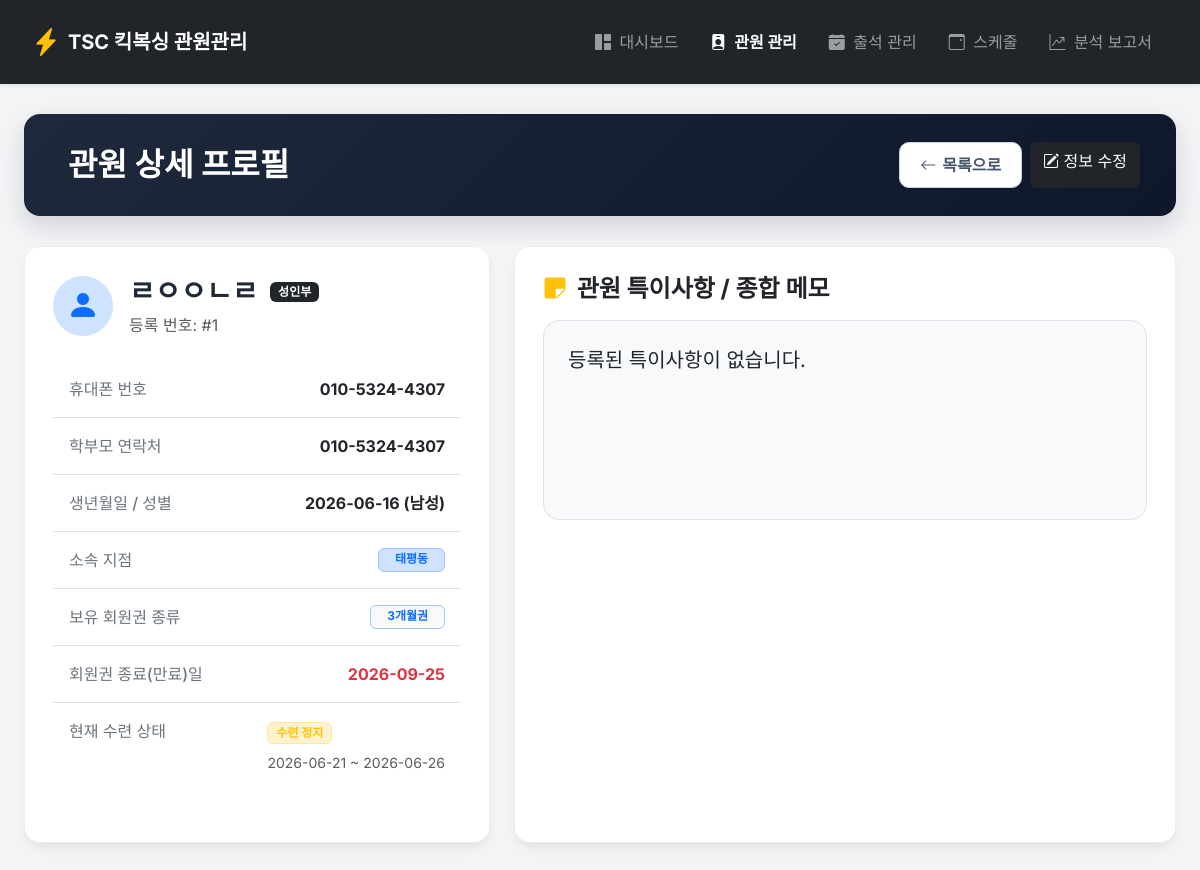
Screenshot of /members/1 with the database file from the repository.
### tables this page shows
CREATE TABLE members (
            id INTEGER PRIMARY KEY AUTOINCREMENT,
            name TEXT NOT NULL,
            phone TEXT,
            parent_phone TEXT,
            birth_date TEXT,
            gender TEXT,
            branch TEXT DEFAULT '태평동',
            registration_date TEXT NOT NULL,
            membership_type INTEGER NOT NULL,
            membership_start_date TEXT,
            expiry_date TEXT NOT NULL,
            status TEXT DEFAULT 'active',
            memo TEXT,
            created_at TIMESTAMP DEFAULT CURRENT_TIMESTAMP,
            updated_at TIMESTAMP DEFAULT CURRENT_TIMESTAMP
        , suspension_start_date TEXT, suspension_end_date TEXT);

### app.py (the view)
@app.route('/members/<int:member_id>')
def member_detail(member_id):
    member = get_member_by_id(member_id)
    if not member:
        return redirect(url_for('members'))
    attendance_records = get_attendance_records(member_id)
    today_date = datetime.now().strftime('%Y-%m-%d')
    return render_template('member_detail.html',
                           member=member,
                           attendance_records=attendance_records,
                           today_date=today_date)

### database.py (called while the page is built)
def get_db_connection():
    if USE_POSTGRES:
        return PostgresConnection(psycopg2.connect(DATABASE_URL, sslmode='require'))
    conn = sqlite3.connect(DATABASE_PATH)
    conn.row_factory = sqlite3.Row
    return conn

def get_member_by_id(member_id):
    conn = get_db_connection()
    cursor = conn.cursor()
    cursor.execute('''
        SELECT m.*,
               (SELECT COUNT(*) FROM attendance WHERE member_id = m.id) as total_attendance,
               (SELECT MAX(attendance_date) FROM attendance WHERE member_id = m.id) as last_attendance
        FROM members m WHERE m.id = ?
    ''', (member_id,))
    result = cursor.fetchone()
    conn.close()
    return result

def get_attendance_records(member_id):
    conn = get_db_connection()
    cursor = conn.cursor()
    cursor.execute('SELECT * FROM attendance WHERE member_id = ? ORDER BY attendance_date DESC LIMIT 50', (member_id,))
    result = cursor.fetchall()
    conn.close()
    return result

### templates/member_detail.html (shortened to what this page needs)
{% extends 'base.html' %}
{% block content %}
<div class="page-header d-flex justify-content-between align-items-center flex-wrap gap-3">
    <div>
        <h2 class="fw-bold m-0 d-flex align-items-center gap-2">
             관원 상세 프로필
        </h2>
    </div>
    <div class="d-flex gap-2">
        <a href="/members" class="btn btn-premium-outline"><i class="bi bi-arrow-left"></i> 목록으로</a>
        <a href="/members/{{ member.id }}/edit" class="btn btn-dark text-white"><i class="bi bi-pencil-square"></i> 정보 수정</a>
    </div>
</div>
<div class="row">
    <div class="col-lg-5 mb-4">
        <div class="premium-card h-100">
            <div class="d-flex align-items-center gap-3 mb-4">
                <div class="bg-primary-subtle text-primary rounded-circle d-flex align-items-center justify-content-center" style="width: 60px; height: 60px;">
                    <i class="bi bi-person-fill fs-2"></i>
                </div>
                <div>
                    <h3 class="fw-bold m-0 d-inline-block align-middle me-2">{{ member.name }}</h3>
                    <span id="detail_badge" class="badge bg-secondary fw-bold px-2.5 py-1.5 align-middle">성인부</span>
                    <p class="text-muted m-0 mt-1">등록 번호: #{{ member.id }}</p>
                </div>
            </div>
            <ul class="list-group list-group-flush">
                <li class="list-group-item d-flex justify-content-between py-3 bg-transparent">
                    <span class="text-secondary fw-medium">휴대폰 번호</span>
                    <span class="fw-bold text-dark">{{ member.phone }}</span>
                </li>
                <li class="list-group-item d-flex justify-content-between py-3 bg-transparent">
                    <span class="text-secondary fw-medium">학부모 연락처</span>
                    <span class="fw-bold text-dark">{{ member.parent_phone or '-' }}</span>
                </li>
                <li class="list-group-item d-flex justify-content-between py-3 bg-transparent">
                    <span class="text-secondary fw-medium">생년월일 / 성별</span>
                    <span class="fw-bold text-dark">{{ member.birth_date }} ({{ '남성' if member.gender == 'M' else '여성' }})</span>
                </li>
                <li class="list-group-item d-flex justify-content-between py-3 bg-transparent">
                    <span class="text-secondary fw-medium">소속 지점</span>
                    <span class="badge bg-primary-subtle text-primary border border-primary-subtle px-3 py-1.5 fw-bold">{{ member.branch or '태평동' }}</span>
                </li>
                <li class="list-group-item d-flex justify-content-between py-3 bg-transparent">
                    <span class="text-secondary fw-medium">보유 회원권 종류</span>
                    <span class="badge bg-light text-primary border border-primary-subtle px-3 py-1.5 fw-bold">{{ member.membership_type }}개월권</span>
                </li>
                <li class="list-group-item d-flex justify-content-between py-3 bg-transparent">
                    <span class="text-secondary fw-medium">회원권 종료(만료)일</span>
                    <span class="fw-bold text-danger">{{ member.expiry_date }}</span>
                </li>
                <li class="list-group-item d-flex justify-content-between py-3 bg-transparent">
                    <span class="text-secondary fw-medium">현재 수련 상태</span>
                    <span>
                        {% if member.status == 'active' %}
                        <span class="badge bg-success-subtle text-success border border-success-subtle px-2 py-1">정상 수련</span>
                        {% elif member.status == 'suspended' %}
                        <span class="badge bg-warning-subtle text-warning border border-warning-subtle px-2 py-1">수련 정지</span>
                        {% if member.suspension_start_date and member.suspension_end_date %}
                        <br><small class="text-muted d-block mt-2">{{ member.suspension_start_date }} ~ {{ member.suspension_end_date }}</small>
                        {% endif %}
                        {% else %}
                        <span class="badge bg-danger-subtle text-danger border border-danger-subtle px-2 py-1">기간 만료</span>
                        {% endif %}
                    </span>
                </li>
            </ul>
        </div>
    </div>
    <div class="col-lg-7 mb-4">
        <div class="premium-card h-100">
            <h4 class="fw-bold mb-3 text-dark"><i class="bi bi-sticky-fill text-warning me-1"></i> 관원 특이사항 / 종합 메모</h4>
            <div class="p-4 rounded-4 bg-light border min-height-box" style="min-height: 200px;">
                <p id="clean_memo" class="m-0 text-dark fs-5 style-pre" style="white-space: pre-wrap;" data-raw-memo="{{ member.memo or '' }}"></p>
            </div>
        </div>
    </div>
</div>
{% endblock %}

### templates/base.html (style rules this page uses)
body { background-color: #f3f4f6; font-family: 'Inter', 'Noto Sans KR', sans-serif; color: #1f2937; margin: 0; padding: 0; }
.page-header { background: linear-gradient(135deg, #1e293b 0%, #0f172a 100%); border-radius: 16px; padding: 28px 36px; color: #ffffff; box-shadow: 0 10px 25px rgba(15, 23, 42, 0.15); margin-bottom: 30px; }
.premium-card { background: #ffffff; border-radius: 16px; box-shadow: 0 4px 6px -1px rgba(0, 0, 0, 0.05), 0 10px 15px -3px rgba(0, 0, 0, 0.03); border: 1px solid rgba(229, 231, 235, 0.7); padding: 28px; margin-bottom: 25px; }
.btn-premium-outline { background-color: #ffffff; color: #475569; border: 1px solid #cbd5e1; padding: 10px 20px; border-radius: 10px; font-weight: 600; transition: all 0.2s; text-decoration: none; display: inline-flex; align-items: center; gap: 6px; }

### rows the page displays
members: name "ㄹㅇㅇㄴㄹ", id "1", phone "010-5324-4307", parent_phone "010-5324-4307", birth_date "2026-06-16", gender "남성", branch "태평동", membership_type "3", expiry_date "2026-09-25", suspension_start_date "2026-06-21", suspension_end_date "2026-06-26"
